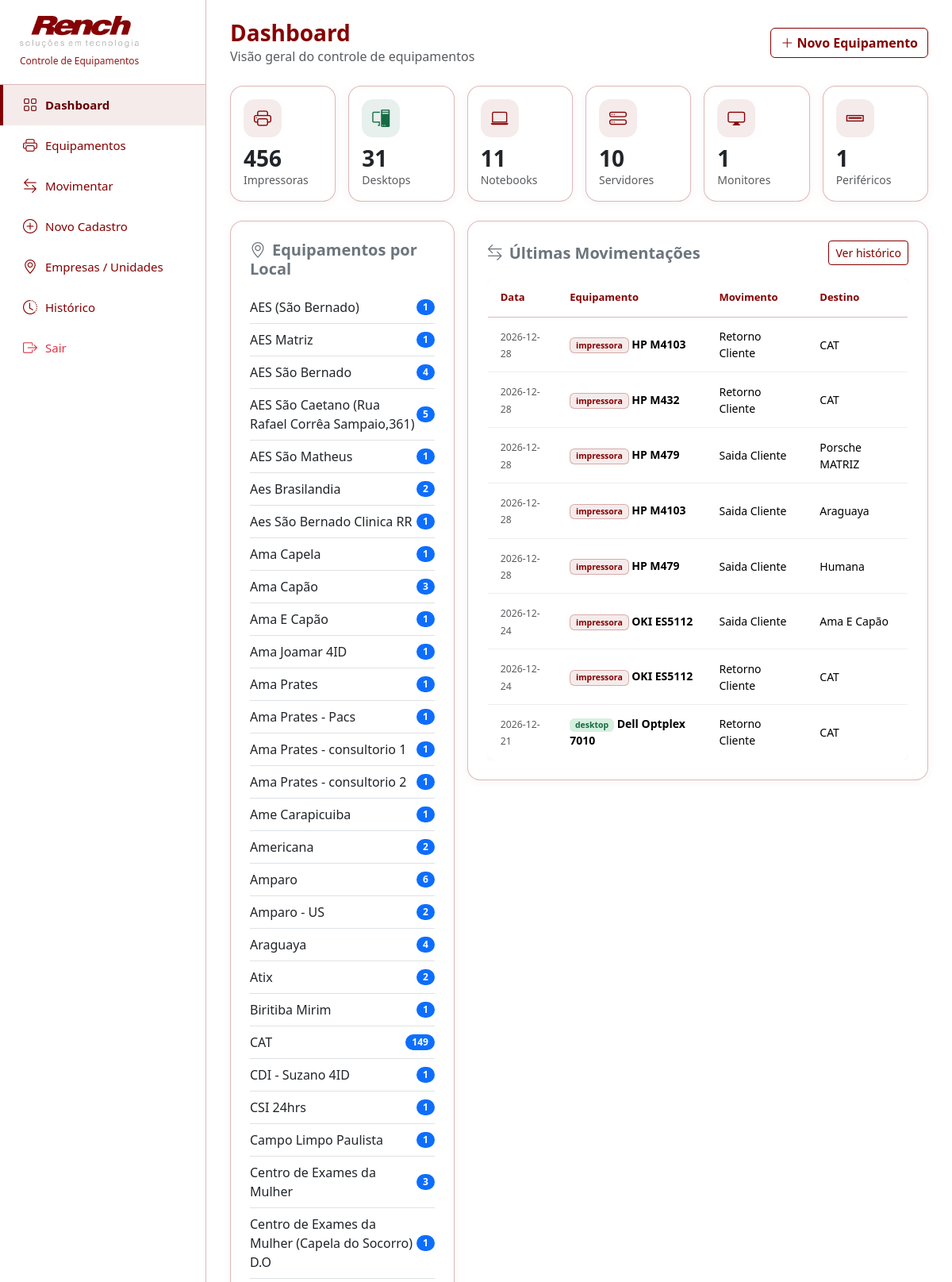
/ (signed in, upper part), run on the app's committed database.
### tables this page shows
CREATE TABLE equipamentos (
            id INTEGER PRIMARY KEY AUTOINCREMENT,
            codigo TEXT,
            tipo_equipamento TEXT NOT NULL CHECK(tipo_equipamento IN ('impressora','desktop','notebook','servidor','monitor','periferico')),
            fabricante TEXT,
            modelo TEXT NOT NULL,
            numero_serie TEXT,
            patrimonio TEXT,
            
            -- Campos especificos IMPRESSORA
            funcao TEXT CHECK(funcao IN ('impressora','multifuncional')),
            tipo_impressao TEXT CHECK(tipo_impressao IN ('laser','jato_de_tinta','etiqueta','termica')),
            tamanho_papel TEXT CHECK(tamanho_papel IN ('A3','A4','etiqueta','cupom')),
            funcionalidades TEXT,
            contador_mono INTEGER DEFAULT 0,
            contador_color INTEGER DEFAULT 0,
            
            -- Campos especificos COMPUTADOR/SERVIDOR
            processador_modelo TEXT,
            processador_geracao TEXT,
            processador_velocidade TEXT,
            memoria_capacidade TEXT,
            memoria_tipo TEXT,
            memoria_barramento TEXT,
            memoria_velocidade TEXT,
            armazenamento_1_capacidade TEXT,
            armazenamento_1_tipo TEXT,
            armazenamento_2_capacidade TEXT,
            armazenamento_2_tipo TEXT,
            armazenamento_3_capacidade TEXT,
            armazenamento_3_tipo TEXT,
            
            -- Campos comuns
            status TEXT DEFAULT 'ativo' CHECK(status IN ('ativo','inativo')),
            local_atual_id INTEGER,
            local_atual_nome TEXT,
            cliente_atual TEXT,
            observacoes TEXT,
            data_cadastro TIMESTAMP DEFAULT CURRENT_TIMESTAMP,
            ativo INTEGER DEFAULT 1, unidade_id INTEGER REFERENCES unidades(id),
            FOREIGN KEY (local_atual_id) REFERENCES locais(id)
        );

CREATE TABLE movimentacoes (
            id INTEGER PRIMARY KEY AUTOINCREMENT,
            equipamento_id INTEGER NOT NULL,
            data_movimentacao DATE NOT NULL,
            origem_local TEXT,
            origem_unidade TEXT,
            destino_local TEXT NOT NULL,
            destino_unidade TEXT,
            tipo_movimento TEXT NOT NULL CHECK(tipo_movimento IN (
                'entrada_estoque','saida_cliente','retorno_cliente',
                'envio_manutencao','retorno_manutencao','transferencia'
            )),
            responsavel TEXT,
            observacoes TEXT,
            FOREIGN KEY (equipamento_id) REFERENCES equipamentos(id)
        );

### app.py (the view)
@app.route('/')
@login_required
def index():
    db = get_db()
    cur = db.cursor()
    cur.execute("SELECT tipo_equipamento, COUNT(*) as qtd FROM equipamentos WHERE ativo=1 GROUP BY tipo_equipamento")
    por_tipo = {r['tipo_equipamento']: r['qtd'] for r in cur.fetchall()}
    cur.execute("SELECT local_atual_nome, COUNT(*) as qtd FROM equipamentos WHERE ativo=1 AND local_atual_nome IS NOT NULL GROUP BY local_atual_nome")
    por_local = cur.fetchall()
    cur.execute("""
        SELECT m.data_movimentacao, e.tipo_equipamento, e.modelo, e.numero_serie, m.tipo_movimento, m.destino_local, m.responsavel
        FROM movimentacoes m
        JOIN equipamentos e ON m.equipamento_id = e.id
        WHERE m.data_movimentacao LIKE '____-__-__'
        ORDER BY m.data_movimentacao DESC, m.id DESC
        LIMIT 8
    """)
    ultimas_mov = cur.fetchall()
    return render_template('dashboard.html',
        por_tipo=por_tipo, por_local=por_local, ultimas_mov=ultimas_mov
    )

### app.py (called while the page is built)
def get_db():
    db = getattr(g, '_database', None)
    if db is None:
        db = g._database = sqlite3.connect(DATABASE)
        db.row_factory = sqlite3.Row
    return db

@app.teardown_appcontext
def close_connection(exception):
    db = getattr(g, '_database', None)
    if db is not None:
        db.close()

def login_required(f):
    @wraps(f)
    def decorated_function(*args, **kwargs):
        if not session.get('logado'):
            return redirect(url_for('login'))
        return f(*args, **kwargs)
    return decorated_function

### templates/dashboard.html (shortened to what this page needs)
{% extends "base.html" %}
{% block content %}
<div class="page-header">
  <div>
    <h1>Dashboard</h1>
    <p class="text-muted mb-0">Visão geral do controle de equipamentos</p>
  </div>
  <a href="{{url_for('novo_equipamento')}}" class="btn btn-rench-primary"><i class="bi bi-plus-lg"></i> Novo Equipamento</a>
</div>
<div class="row g-3 mb-4">
  {% set tipos = [
    ('impressora','Impressoras','bg-soft-primary','bi-printer'),
    ('desktop','Desktops','bg-soft-success','bi-pc-display'),
    ('notebook','Notebooks','bg-soft-primary','bi-laptop'),
    ('servidor','Servidores','bg-soft-accent','bi-hdd-stack'),
    ('monitor','Monitores','bg-soft-danger','bi-display'),
    ('periferico','Periféricos','bg-soft-primary','bi-usb')
  ] %}
  {% for tipo, label, cls, icon in tipos %}
    <div class="col-6 col-md-4 col-xl-2">
      <a href="{{url_for('lista_equipamentos', tipo=tipo)}}" class="text-decoration-none">
        <div class="card card-dashboard h-100 p-3">
          <div class="icon-circle {{cls}}"><i class="bi {{icon}}"></i></div>
          <h3 class="fw-bold mb-0">{{por_tipo.get(tipo,0)}}</h3>
          <small class="text-muted">{{label}}</small>
        </div>
      </a>
    </div>
  {% endfor %}
</div>
<div class="row g-3">
  <div class="col-lg-4">
    <div class="card card-dashboard p-4">
      <h5 class="fw-bold text-secondary mb-3"><i class="bi bi-geo-alt me-2"></i>Equipamentos por Local</h5>
      {% for l in por_local %}
        <div class="d-flex justify-content-between align-items-center py-2 border-bottom">
          <span>{{l.local_atual_nome or 'Não definido'}}</span>
          <span class="badge rounded-pill bg-primary">{{l.qtd}}</span>
        </div>
      {% else %}
        <p class="text-muted mb-0">Nenhum equipamento alocado.</p>
      {% endfor %}
    </div>
  </div>
  <div class="col-lg-8">
    <div class="card card-dashboard p-4">
      <div class="d-flex justify-content-between align-items-center mb-3">
        <h5 class="fw-bold text-secondary mb-0"><i class="bi bi-arrow-left-right me-2"></i>Últimas Movimentações</h5>
        <a href="{{url_for('historico')}}" class="btn btn-sm btn-outline-primary">Ver histórico</a>
      </div>
      <div class="table-responsive">
        <table class="table table-rench mb-0">
          <thead>
            <tr>
              <th>Data</th>
              <th>Equipamento</th>
              <th>Movimento</th>
              <th>Destino</th>
            </tr>
          </thead>
          <tbody>
          {% for m in ultimas_mov %}
            <tr>
              <td><small class="text-muted">{{m.data_movimentacao}}</small></td>
              <td>
                <span class="badge badge-{{m.tipo_equipamento}}">{{m.tipo_equipamento}}</span>
                <strong>{{m.modelo}}</strong>
              </td>
              <td>{{m.tipo_movimento.replace('_',' ')|title}}</td>
              <td>{{m.destino_local}}</td>
            </tr>
          {% else %}
            <tr><td colspan="4" class="text-center text-muted py-4">Nenhuma movimentação registrada.</td></tr>
          {% endfor %}
          </tbody>
        </table>
      </div>
    </div>
  </div>
</div>
{% endblock %}

### templates/base.html (style rules this page uses)
:root { --primary:#850001;--primary-dark:#650001;--primary-light:rgba(133,0,1,0.08);--primary-borda:rgba(133,0,1,0.28);--accent:#850001;--success:#176B43;--danger:#850001;--warning:#B76E00;--bg:#FFFFFF;--sidebar-width:260px; }
body { background:var(--bg);font-family:'Segoe UI',Arial,sans-serif;color:#222; }
.card-dashboard { border:1px solid var(--primary-borda);border-radius:16px;box-shadow:0 2px 12px rgba(133,0,1,0.05);transition:0.2s;background:#fff; }
.icon-circle { width:48px;height:48px;border-radius:14px;display:flex;align-items:center;justify-content:center;font-size:22px;margin-bottom:10px; }
.bg-soft-primary { background:var(--primary-light);color:var(--primary); }
.bg-soft-accent { background:var(--primary-light);color:var(--accent); }
.bg-soft-danger { background:var(--primary-light);color:var(--danger); }
.bg-soft-success { background:rgba(23,107,67,0.10);color:var(--success); }
.badge-impressora { background:var(--primary-light);color:var(--primary);border:1px solid var(--primary-borda); }
.badge-desktop { background:#D6F0E0;color:var(--success); }
.table-rench { background:#fff;border-radius:12px;overflow:hidden;box-shadow:0 2px 12px rgba(133,0,1,0.05);border:1px solid var(--primary-borda); }
.table-rench thead th { background:#fff;color:var(--primary);font-weight:700;border-bottom:1px solid var(--primary-borda);font-size:13px;padding:14px 16px; }
.table-rench tbody td { padding:13px 16px;font-size:14px;border-bottom:1px solid #eee;vertical-align:middle; }
.btn-rench-primary { background:#fff;border-color:var(--primary);color:var(--primary);font-weight:700; }
.btn-outline-primary { border-color:var(--primary);color:var(--primary); }
.page-header { display:flex;justify-content:space-between;align-items:center;margin-bottom:25px; }
.page-header h1 { font-size:28px;font-weight:700;color:var(--primary);margin:0; }

### data on the page
equipamentos: local_atual_nome "AES (São Bernado)", qtd "1"
equipamentos: local_atual_nome "AES Matriz", qtd "1"
equipamentos: local_atual_nome "AES São Matheus", qtd "1"
equipamentos: local_atual_nome "Aes São Bernado Clinica RR", qtd "1"
equipamentos: local_atual_nome "Ama Capela", qtd "1"
equipamentos: local_atual_nome "Ama E Capão", qtd "1"
equipamentos: local_atual_nome "Ama Joamar 4ID", qtd "1"
equipamentos: local_atual_nome "Ama Prates", qtd "1"
equipamentos: local_atual_nome "Ama Prates - Pacs", qtd "1"
equipamentos: local_atual_nome "Ama Prates - consultorio 1", qtd "1"
equipamentos: local_atual_nome "Ama Prates - consultorio 2", qtd "1"
equipamentos: local_atual_nome "Ame Carapicuiba", qtd "1"
equipamentos: local_atual_nome "Biritiba Mirim", qtd "1"
equipamentos: local_atual_nome "CDI - Suzano 4ID", qtd "1"
equipamentos: local_atual_nome "CSI 24hrs", qtd "1"
equipamentos: local_atual_nome "Campo Limpo Paulista", qtd "1"
equipamentos: local_atual_nome "Centro de Exames da Mulher (Capela do Socorro) D.O", qtd "1"
movimentacoes: data_movimentacao "2026-12-28", tipo_equipamento "impressora", modelo "HP M4103", tipo_movimento.replace "Retorno Cliente", destino_local "CAT"
movimentacoes: data_movimentacao "2026-12-28", tipo_equipamento "impressora", modelo "HP M432", tipo_movimento.replace "Retorno Cliente", destino_local "CAT"
movimentacoes: data_movimentacao "2026-12-28", tipo_equipamento "impressora", modelo "HP M479", tipo_movimento.replace "Saida Cliente", destino_local "Porsche MATRIZ"
movimentacoes: data_movimentacao "2026-12-28", tipo_equipamento "impressora", modelo "HP M4103", tipo_movimento.replace "Saida Cliente", destino_local "Araguaya"
movimentacoes: data_movimentacao "2026-12-28", tipo_equipamento "impressora", modelo "HP M479", tipo_movimento.replace "Saida Cliente", destino_local "Humana"
movimentacoes: data_movimentacao "2026-12-24", tipo_equipamento "impressora", modelo "OKI ES5112", tipo_movimento.replace "Saida Cliente", destino_local "Ama E Capão"
movimentacoes: data_movimentacao "2026-12-24", tipo_equipamento "impressora", modelo "OKI ES5112", tipo_movimento.replace "Retorno Cliente", destino_local "CAT"
movimentacoes: data_movimentacao "2026-12-21", tipo_equipamento "desktop", modelo "Dell Optplex 7010", tipo_movimento.replace "Retorno Cliente", destino_local "CAT"

### other printed values
{{ por_tipo.get(tipo,0) }} "456" "31" "11" "10" "1" "1"
{{ label }} "Impressoras" "Desktops" "Notebooks" "Servidores" "Monitores" "Periféricos"
{{ l.local_atual_nome or 'Não definido' }} "AES São Bernado" "AES São Caetano (Rua Rafael Corrêa Sampaio,361)" "Aes Brasilandia" "Ama Capão" "Americana" "Amparo" "Amparo - US" "Araguaya" "Atix" "CAT" "Centro de Exames da Mulher"
{{ l.qtd }} "4" "5" "2" "3" "2" "6" "2" "4" "2" "149" "3"
